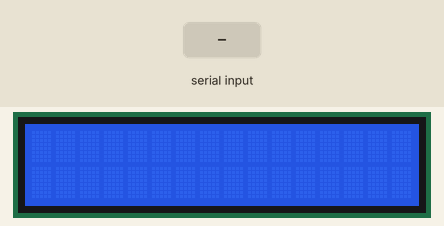
Recording of a sketch running on a simulated Arduino Uno, built with avr-gcc and run on an emulated ATmega328P. Shown: 16×2 character LCD. Inputs (shaded band) come from the test bench.

Above: at 1.2 s.
1.3 s: "1\n" received over Serial
At 2.4 s:
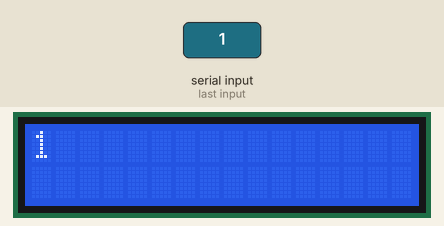
2.8 s: "0\n" received over Serial
At 3.5 s:
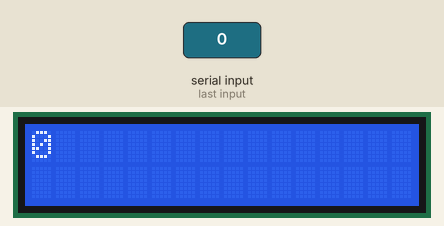
Timing chart, 0 to 5.8 s (numbered marks = the images above; inputs shaded):
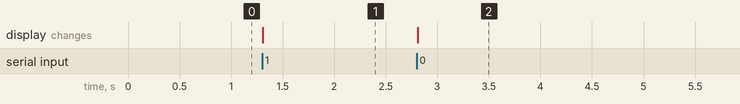

The sketch:

sketch_aug20a.ino
```cpp
#include <Wire.h>
#include <LiquidCrystal_I2C.h>

LiquidCrystal_I2C lcd(0x27, 16, 2);

const int MAX_PAGES = 20;

String pages[MAX_PAGES];

int pageCount = 0;
int currentPage = 0;

unsigned long lastPageChange = 0;
const unsigned long PAGE_DELAY = 2000;


// ==================================================
// SETUP
// ==================================================

void setup() {
  Serial.begin(9600);

  lcd.init();
  lcd.backlight();
  lcd.clear();
}


// ==================================================
// LOOP
// ==================================================

void loop() {

  // Получаем новую строку от Python
  if (Serial.available() > 0) {

    String text = Serial.readStringUntil('\n');
    text.trim();

    if (text.length() > 0) {

      splitText(text);

      currentPage = 0;

      showPage(currentPage);

      lastPageChange = millis();
    }
  }


  // Переходим на следующую страницу
  if (pageCount > 1) {

    if (
      currentPage < pageCount - 1 &&
      millis() - lastPageChange >= PAGE_DELAY
    ) {

      currentPage++;

      showPage(currentPage);

      lastPageChange = millis();
    }
  }
}


// ==================================================
// РАЗБИВАЕМ ТЕКСТ НА СТРАНИЦЫ
// ==================================================

void splitText(String text) {

  pageCount = 0;

  String line1 = "";
  String line2 = "";


  while (text.length() > 0 && pageCount < MAX_PAGES) {

    // Убираем лишние пробелы в начале
    while (text.startsWith(" ")) {
      text.remove(0, 1);
    }

    if (text.length() == 0) {
      break;
    }


    // Ищем следующее слово
    int spaceIndex = text.indexOf(' ');

    String word;

    if (spaceIndex == -1) {
      word = text;
      text = "";
    }
    else {
      word = text.substring(0, spaceIndex);
      text.remove(0, spaceIndex + 1);
    }


    // ==========================================
    // Слово длиннее 16 символов
    // ==========================================

    if (word.length() > 16) {

      // Сначала сохраняем текущую страницу
      if (line1.length() > 0 || line2.length() > 0) {

        savePage(line1, line2);

        line1 = "";
        line2 = "";
      }


      // Разбиваем длинное слово
      while (word.length() > 16 && pageCount < MAX_PAGES) {

        pages[pageCount] = word.substring(0, 16);
        pageCount++;

        word = word.substring(16);
      }


      // Остаток длинного слова
      if (word.length() > 0) {
        line1 = word;
      }

      continue;
    }


    // ==========================================
    // Пытаемся добавить слово в первую строку
    // ==========================================

    if (line1.length() == 0) {

      line1 = word;

    }
    else if (line1.length() + 1 + word.length() <= 16) {

      line1 += " ";
      line1 += word;

    }

    // ==========================================
    // Иначе пробуем вторую строку
    // ==========================================

    else if (line2.length() == 0) {

      line2 = word;

    }
    else if (line2.length() + 1 + word.length() <= 16) {

      line2 += " ";
      line2 += word;

    }

    // ==========================================
    // Обе строки заполнены
    // ==========================================

    else {

      savePage(line1, line2);

      line1 = word;
      line2 = "";
    }
  }


  // Сохраняем остаток
  if (line1.length() > 0 || line2.length() > 0) {

    savePage(line1, line2);
  }


  // Защита от пустой строки
  if (pageCount == 0) {

    pages[0] = "|";
    pageCount = 1;
  }
}


// ==================================================
// СОХРАНЯЕМ СТРАНИЦУ
// ==================================================

void savePage(String line1, String line2) {

  if (pageCount >= MAX_PAGES) {
    return;
  }

  // Храним две строки через разделитель
  pages[pageCount] = line1 + "|" + line2;

  pageCount++;
}


// ==================================================
// ПОКАЗЫВАЕМ СТРАНИЦУ
// ==================================================

void showPage(int index) {

  if (index < 0 || index >= pageCount) {
    return;
  }

  String page = pages[index];

  int separator = page.indexOf('|');

  String line1 = "";
  String line2 = "";


  if (separator == -1) {

    line1 = page;

  }
  else {

    line1 = page.substring(0, separator);
    line2 = page.substring(separator + 1);
  }


  lcd.clear();

  lcd.setCursor(0, 0);
  lcd.print(line1);

  lcd.setCursor(0, 1);
  lcd.print(line2);
}
```

Measured:
- after the input at 1.3 s, the display: changes at once (image 1)
- after the input at 2.8 s, the display: changes at once (image 2)
